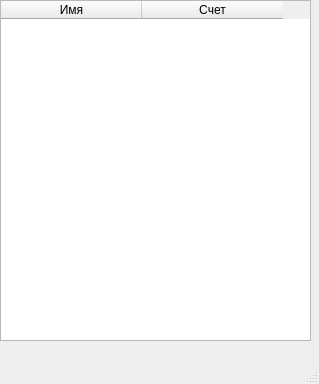
<?xml version="1.0" encoding="UTF-8"?>
<ui version="4.0">
 <class>Records</class>
 <widget class="QMainWindow" name="Records">
  <property name="geometry">
   <rect>
    <x>0</x>
    <y>0</y>
    <width>319</width>
    <height>384</height>
   </rect>
  </property>
  <property name="windowTitle">
   <string>Рекорды</string>
  </property>
  <widget class="QWidget" name="centralwidget">
   <widget class="QTableWidget" name="recTable">
    <property name="enabled">
     <bool>true</bool>
    </property>
    <property name="geometry">
     <rect>
      <x>0</x>
      <y>0</y>
      <width>311</width>
      <height>341</height>
     </rect>
    </property>
    <attribute name="horizontalHeaderDefaultSectionSize">
     <number>141</number>
    </attribute>
    <column>
     <property name="text">
      <string>Имя</string>
     </property>
    </column>
    <column>
     <property name="text">
      <string>Счет</string>
     </property>
    </column>
   </widget>
  </widget>
  <widget class="QMenuBar" name="menubar">
   <property name="geometry">
    <rect>
     <x>0</x>
     <y>0</y>
     <width>319</width>
     <height>26</height>
    </rect>
   </property>
  </widget>
  <widget class="QStatusBar" name="statusbar"/>
 </widget>
 <resources/>
 <connections/>
</ui>
